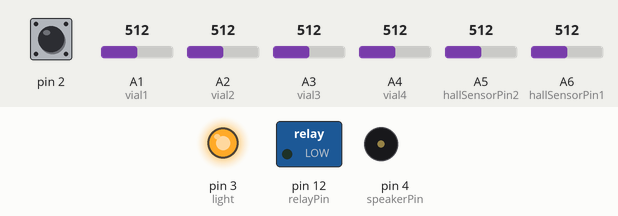
Simulated run of this sketch. Board: Arduino Nano, built with avr-gcc and run on an emulated ATmega328P. Parts: switched loads named in the sketch (green lamp = pin HIGH), output pins drawn as LEDs (lit = HIGH), buzzer (waves = sounding). The inputs (shaded band) are chosen by the test bench; at power-on: A6 (hallSensorPin1) = 512, pin 2 HIGH, A1 (vial1) = 512, A2 (vial2) = 512, A3 (vial3) = 512, A4 (vial4) = 512, A5 (hallSensorPin2) = 512. Random numbers use the default seed unless the sketch sets one.

Above: at 2.2 s.
2.3 s: A6 (hallSensorPin1) set to 494
5.3 s: A6 (hallSensorPin1) set to 430
8.3 s: A6 (hallSensorPin1) set to 403
At 9.88 s:
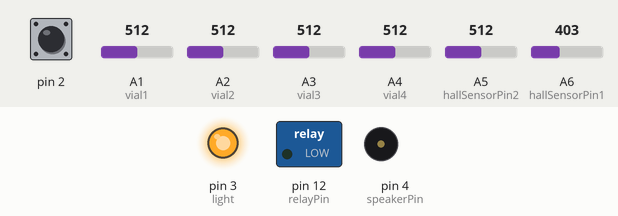
11.3 s: pin 2 pulled LOW for 0.15 s
At 12.1 s:
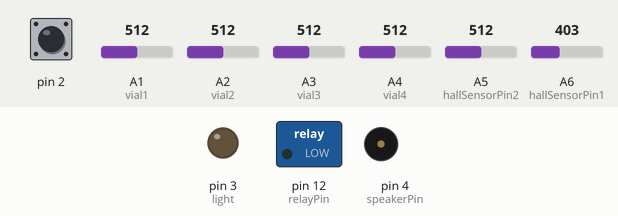
12.9 s: pin 2 pulled LOW for 1 s
At 13.09 s:
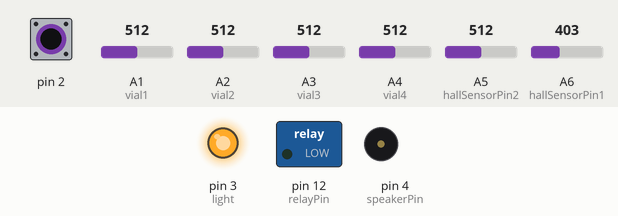
15.9 s: pin 2 pulled LOW for 3.2 s
At 16.2 s:
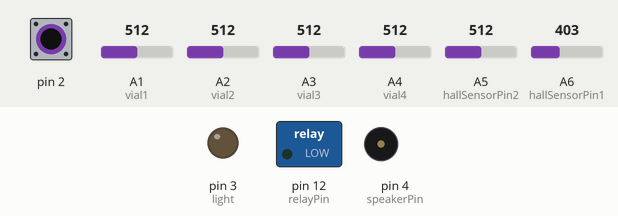
Timing chart, 0 to 18.9 s (numbered marks = the images above; inputs shaded):
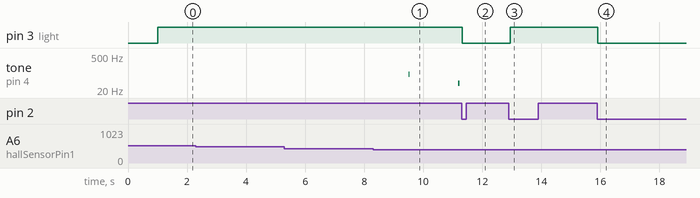

Measured:
- after the input at 8.3 s, tone on pin 4 (speakerPin): silent → 88 Hz after 1.2 s, → silent 0.04 s later, → 38 Hz 1.6 s later, → silent 0.04 s later
- after the input at 11.3 s, pin 3 (light): HIGH → LOW at once
- after the input at 12.9 s, pin 3 (light): LOW → HIGH at once
- after the input at 15.9 s, pin 3 (light): HIGH → LOW at once

The sketch:

testTubeSensorGeigerCounterSound.ino
```cpp
#include <JC_Button.h>

//int isDebug = true;
int isDebug = false;

//button
ToggleButton playSoundButton(2);
bool toggledOn = false;

//Pin Vars
int speakerPin = 4;
int hallSensorPin1 = A6;
int hallSensorPin2 = A5;
int light = 3;
int vial1 = A1;
int vial2 = A2;
int vial3 = A3;
int vial4 = A4;

//Speeds assigned to each MagForm +/-. SpeedOne = slowest, speedFour = fastest
int speedOne = 250;
int speedTwo = 130;
int speedThree = 90;
int speedFour = 20;

int relayPin = 12;

//Global vars
int resetCount = 0;
// State of the sensor reading dictating speed of geiger output to speaker.
int state = 0;
int vialState = 0;

void success(){
  if(isDebug) {Serial.println("success: In setup");}
  //trip relay for 12v Lock
  digitalWrite(relayPin, HIGH);
  delay(5000);
  digitalWrite(relayPin, LOW);
}

void setup() {
  if(isDebug) {Serial.println("Setup: Start");}

  Serial.begin(9600);

  pinMode(relayPin, OUTPUT);
  digitalWrite(relayPin, HIGH);
  digitalWrite(relayPin, LOW);

  pinMode(vial1, INPUT);
  pinMode(vial2, INPUT);
  pinMode(vial3, INPUT);
  pinMode(vial4, INPUT);

  pinMode(speakerPin, OUTPUT);
  pinMode(hallSensorPin1, INPUT);
  pinMode(hallSensorPin2, INPUT);

  pinMode(light, OUTPUT);

  delay(1000);
  if(isDebug) {Serial.println("Sensor Calibrated");}
  if(isDebug) {Serial.println("Setup: End");}

  playSoundButton.begin();
}


void loop() {
  if(playSoundButton.read()){
    playSoundButton.toggleState();
    state = 0;
    SM_GiegerVials();
  } else {
    vialState = 0;
    digitalWrite(light, HIGH);
//    resetCount = 0
    SM_Gieger();
  }
}

// Speed of the geiger sound func
void giegerSoundLoop(int intensity){
  if(isDebug) {Serial.println("giegerSoundLoop: Start");}
    int randomSpeed = random(intensity - 20, intensity + 30);

    analogWrite(speakerPin, 255);
    delay(randomSpeed);
    analogWrite(speakerPin, 0);
    delay(randomSpeed);

    if(intensity == speedTwo && playSoundButton.pressedFor(15000)){
          resetCount++;
          Serial.println("D");
          success();
          resetCount = 0;
    }
}

void SM_GiegerVials(){
  switch(vialState){
    case 0:
    if(isDebug){Serial.println("vialState ZERO");}
    digitalWrite(light, LOW);
    vialState = 1;
    break;

    case 1:
    int high = 350; //less than this
    int medHigh = 440; // // apply deviation above this to get range
    int medLow = 564; // apply deviation above this to get range
    int low = 575; // higher than this
    int dev = 15;

    int vialPlace1 = analogRead(vial1);
    int vialPlace2 = analogRead(vial2);
    int vialPlace3 = analogRead(vial3);
    int vialPlace4 = analogRead(vial4);

    bool vial1Placed = false;
    bool vial2Placed = false;
    bool vial3Placed = false;
    bool vial4Placed = false;

    if(vialPlace1 < high){
      vial1Placed = true;
      Serial.println("high");
    } else {
      vial1Placed = false;
    }

    if (vialPlace2 > medHigh - dev && vialPlace2 < medHigh + dev){
      vial2Placed = true;
      Serial.println("medHigh");
    } else {
      vial2Placed = true;
    }

    if (vialPlace3 > medLow - dev && vialPlace3 < medLow + dev){
      vial3Placed = true;
      Serial.println("medLow");
    } else {
      vial3Placed = false;
    }

    if (vialPlace4 > low){
      vial4Placed = true;
      Serial.println("low");
    } else {
      vial4Placed = false;
    }

    if(vial1Placed && vial2Placed && vial3Placed && vial4Placed){
      vial1Placed = false;
      vial2Placed = false;
      vial3Placed = false;
      vial4Placed = false;

      success();
      vialState = 2;
    } else {
      if(isDebug){ Serial.println("still Not correctYet"); }
    }

    break;

    case 2:
    delay(3000);
    vialState = 0;
    break;

    default:
    break;
  }

delay(50);

}

//State Machine for reading sensor and picking state to play geiger sound on repeat untill new state is read from sensor
void SM_Gieger(){
  // reading sensor to determine speed/state
  int reading1 = (514 - analogRead(hallSensorPin1));
  int reading2 = (514 - analogRead(hallSensorPin2));

  if(isDebug) {Serial.println(reading1);}

  if(reading1 != reading2){
    if(reading1 < -150){
      reading1 = 0;
    }
    if(reading2 < -150){
      reading2 = 0;
    }
  }

  if (reading1 > 101 || reading2 > 101 ){
    if(isDebug) {Serial.println("Magnet is High");}
    state = 4;
  }


  if(reading1 > 10 && reading1 <= 100 || reading2 > 10 && reading2 <= 100){
    if(isDebug) {Serial.println("Magnet is Medium-High");}
    state = 3;
  }

  if (reading1 < -9 && reading1 >= -40){
     if(isDebug) {Serial.println("Magnet is Medium-Low");}
     state = 2;
  }

  if(reading1 < -24){
    if(isDebug) {Serial.println("Magnet is Low");}
    state = 1;
  }

  if(reading1 >= -10 && reading1 <= 10){
    if(isDebug) {Serial.println("Magnet is Neutral, no sound");}
    state = 0;
  }

// State Management
  switch(state){
    case 0:
      if(isDebug) {Serial.println("State 0");}
      digitalWrite(light, HIGH);
      delay(100);
    break;

    case 1:
      if(isDebug) {Serial.println("State 1");}
      giegerSoundLoop(speedOne);
    break;

    case 2:
      if(isDebug) {Serial.println("State 2");}
      giegerSoundLoop(speedTwo);
    break;

    case 3:
      if(isDebug) {Serial.println("State 3");}
      giegerSoundLoop(speedThree);
    break;
    case 4:
      if(isDebug) {Serial.println("State 4");}
      giegerSoundLoop(speedFour);
    break;

    default:
      if(isDebug) {Serial.println("ERROR: State is out of bounds");}
    break;
  }
}
```
